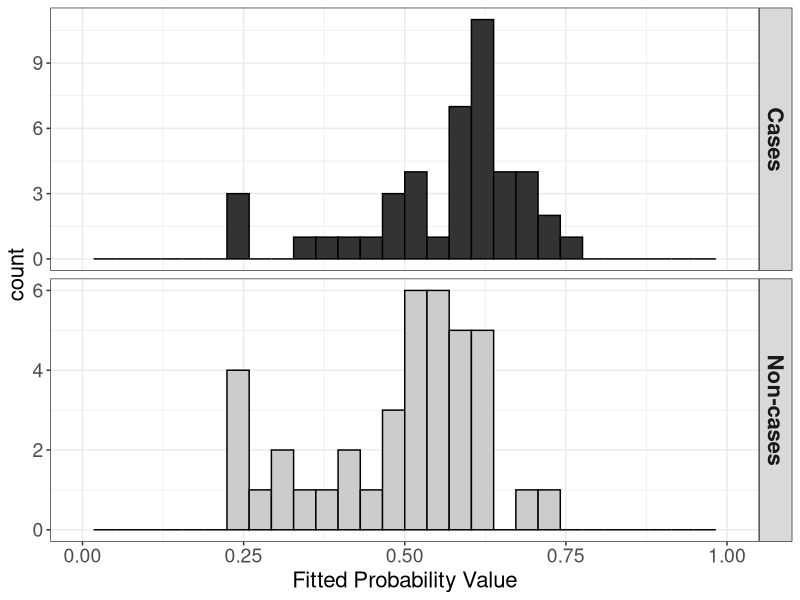
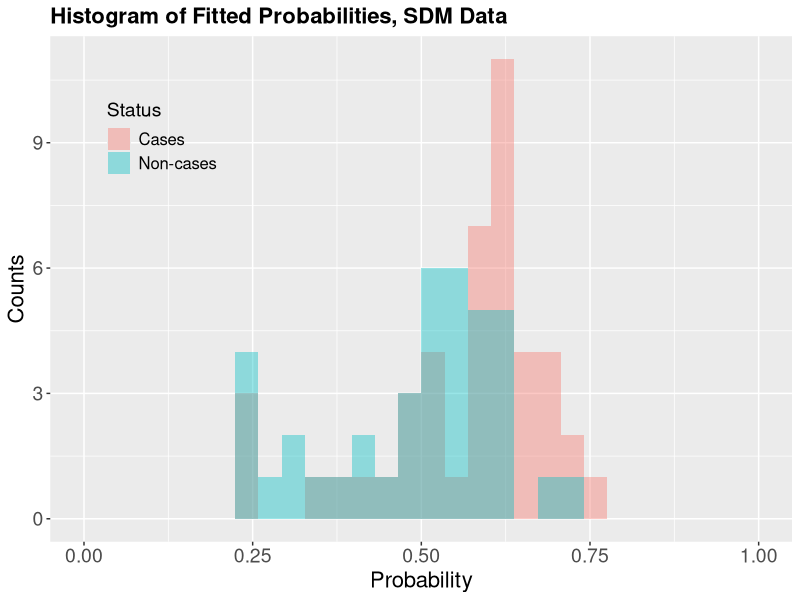
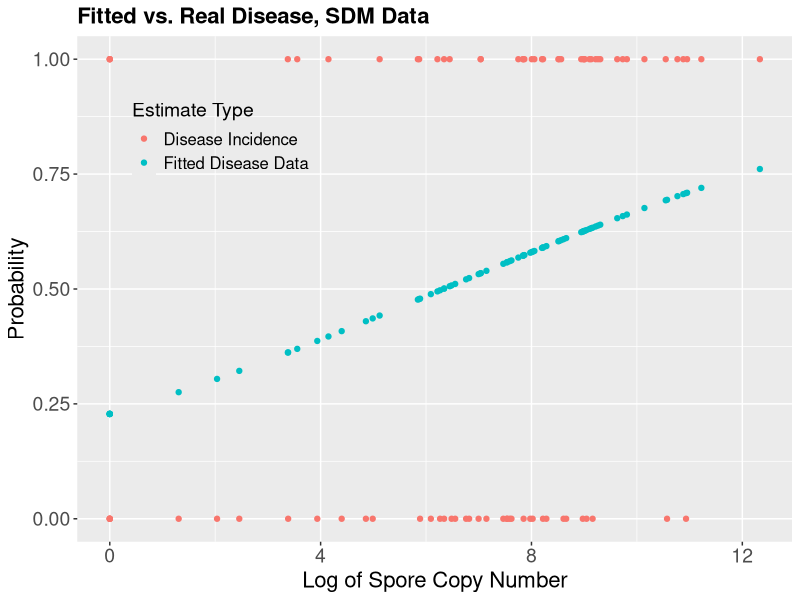

The R script that drew these images, in order: (Note: this script raises an error after producing the figures.)
## ---- chunk 1
knitr::opts_chunk$set(echo = TRUE) #change this to FALSE to suppress printing the code
library(tidyverse)
library(broom)
library(pROC)
## ---- chunk 2
# install.packages("DescTools") Remove hashtag to run if needed, only need to run this once
# library("DescTools") #nice, wish I had seen this sooner rac

# Analysis 1 SDM data from Choudhury et al 2016.
# Get the data and take a look at the top of the data file

data<-read_csv("data/roc.test.csv") #read.csv was throwing out some weird errors for me, so im using read_csv from the readr package contained within tidyverse
attach(data)
head(data)

# Fit the basic logistic regression on Disease using Spore.4

dismodel1 <- glm(Disease~`Spore-4`,family=binomial(link='logit'), data = data) #I needed to put tics (`) around Spore-4 because when i loaded it with read_csv it read it as 'Spore-4', not 'Spore.4' rac
summary(dismodel1)
tidy(dismodel1) #rac tidy() and glance() are nice functions when you want to look at cleaner output
## ---- chunk 3
# Take a look at the fitted probability values from the regression.
fits1<-as.numeric(dismodel1$fitted.values) # need this because fitted.values is a list and while hist understands what
                                           # to do with it if you don't monkey about with it, asking it to sub-divide
                                           # the vector of values using the logical == confuses it, so we have to 
                                           # pull the numerical bit out of the list.
dis_state<-c(rep(1,46),rep(0,37))
dis_state2=dismodel1$model$Disease #this pulls it directly from the model rac
spore4_rac=dismodel1$model$`Spore-4` #this pulls it directly from the model rac

#I'm going to redo this in ggplot/tidyr feel free to ignore RAC
SDM_rac=data.frame(fits1=fits1, disease=dis_state2, spore4=spore4_rac)
SDM_rac1=SDM_rac %>%
  mutate(.,status=ifelse(disease==0, "Non-cases", "Cases"))

SDM_rac1$status <- factor(SDM_rac1$status, levels = c("Cases","Non-cases"))

ggplot(SDM_rac1, aes(fits1, fill=status))+
 geom_histogram(color="black")+
  scale_x_continuous(limits=c(0,1))+
  facet_grid(status~., scales = "free_y")+ 
  xlab("Fitted Probability Value")+
  scale_fill_manual(values = c("grey20", "grey80"))+
    theme_bw()+
  theme(legend.position = "none",
        legend.background = element_blank(),
        strip.text = element_text(face="bold", size = 16),
        axis.title = element_text(size = 16),
        axis.text = element_text(size = 14),
        legend.text = element_text(size = 12),
        legend.title = element_text(size = 14),
        plot.title = element_text(size = 16, face = "bold"))+
  guides(fill=guide_legend(title = "Status"))
 
#ggsave(filename = "figures/sdm_dot_hist_facet.png")


  ggplot(SDM_rac1, aes(fits1, fill=status))+
  geom_histogram(alpha=0.4, position="identity")+
  scale_x_continuous(limits=c(0,1))+
  #facet_grid(~status)+ 
  xlab("Probability")+
  ylab("Counts")+
  ggtitle("Histogram of Fitted Probabilities, SDM Data")+
  theme(legend.position = c(.15,.8),
        legend.background = element_blank(),
        strip.text = element_text(face="bold", size = 16),
        axis.title = element_text(size = 16),
        axis.text = element_text(size = 14),
        legend.text = element_text(size = 12),
        legend.title = element_text(size = 14),
        plot.title = element_text(size = 16, face = "bold"))+
  guides(fill=guide_legend(title = "Status"))
  
 # ggsave(filename = "figures/sdm_hist_identity.png")
## ---- chunk 4
  # Generate a plot of binary disease variable and fitted probabilities
# There are four NA values corresponding to zeros in the data.  Dump
# the NA values and make a reduced vector for plotting the results
#Spore4<-na.omit(data$`Spore-4`) #couldnt get this to work rac
#plot(Spore4,dismodel1$fitted.values, xlab="ln(DNA copies)", ylab="Probability", col="dark blue",ylim=c(0,1))
#points(Spore.4,Disease, col="red")

SDM_rac_spore_melt=SDM_rac %>%
  gather(est.type, disease, -spore4)

ggplot(SDM_rac_spore_melt, aes(spore4, disease, color=est.type))+
  geom_point()+
  xlab("Log of Spore Copy Number")+
  ylab("Probability")+ #not sure this is the right label? rac
  ggtitle("Fitted vs. Real Disease, SDM Data")+
  theme(legend.position = c(.2,.8),
        legend.background = element_blank(),
        strip.text = element_text(face="bold", size = 16),
        axis.title = element_text(size = 16),
        axis.text = element_text(size = 14),
        legend.text = element_text(size = 12),
        legend.title = element_text(size = 14),
        plot.title = element_text(size = 16, face = "bold"))+
  guides(color=guide_legend(title = "Estimate Type"))+
  scale_color_discrete(labels=c("Disease Incidence","Fitted Disease Data"))
  #ggsave(filename = "figures/sdm_real_fit.png")


## ---- chunk 5
#build an ROC for the SDM data
sdm_roc=roc(sdm_data$Disease, sdm_data$Spore-4)
summary(sdm_roc)
plot(sdm_roc)
## ---- chunk 6
sessionInfo()
